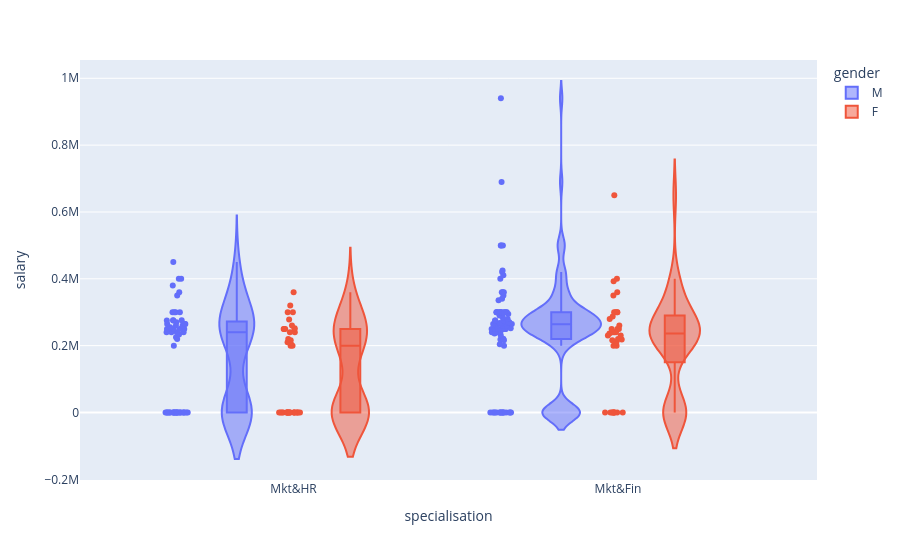

This figure's notebook cell:
### Code cell
px.violin(df, y='salary', x='specialisation', color='gender', box=True, points='all')

### Figure 1 — Plotly figure (JSON) as saved in the notebook; plotly's stock layout.template omitted (floating-point values rounded to 4 significant figures; data arrays with more than 128 entries replaced by an {"elided": "..."} marker saying what was removed)
{"data": [{"alignmentgroup": "True", "box": {"visible": true}, "hovertemplate": "gender=M<br>specialisation=%{x}<br>salary=%{y}<extra></extra>", "legendgroup": "M", "marker": {"color": "#636efa"}, "name": "M", "offsetgroup": "M", "orientation": "v", "points": "all", "scalegroup": "True", "showlegend": true, "type": "violin", "x": {"elided": "139 str values"}, "x0": " ", "xaxis": "x", "y": {"elided": "139 int values"}, "y0": " ", "yaxis": "y"}, {"alignmentgroup": "True", "box": {"visible": true}, "hovertemplate": "gender=F<br>specialisation=%{x}<br>salary=%{y}<extra></extra>", "legendgroup": "F", "marker": {"color": "#EF553B"}, "name": "F", "offsetgroup": "F", "orientation": "v", "points": "all", "scalegroup": "True", "showlegend": true, "type": "violin", "x": ["Mkt&Fin", "Mkt&HR", "Mkt&Fin", "Mkt&Fin", "Mkt&Fin", "Mkt&HR", "Mkt&Fin", "Mkt&HR", "Mkt&Fin", "Mkt&Fin", "Mkt&HR", "Mkt&HR", "Mkt&HR", "Mkt&Fin", "Mkt&HR", "Mkt&HR", "Mkt&HR", "Mkt&Fin", "Mkt&HR", "Mkt&Fin", "Mkt&HR", "Mkt&HR", "Mkt&HR", "Mkt&HR", "Mkt&HR", "Mkt&HR", "Mkt&Fin", "Mkt&HR", "Mkt&HR", "Mkt&Fin", "Mkt&HR", "Mkt&HR", "Mkt&Fin", "Mkt&HR", "Mkt&HR", "Mkt&Fin", "Mkt&Fin", "Mkt&Fin", "Mkt&Fin", "Mkt&Fin", "Mkt&HR", "Mkt&Fin", "Mkt&HR", "Mkt&Fin", "Mkt&Fin", "Mkt&HR", "Mkt&Fin", "Mkt&Fin", "Mkt&Fin", "Mkt&HR", "Mkt&Fin", "Mkt&Fin", "Mkt&HR", "Mkt&Fin", "Mkt&Fin", "Mkt&Fin", "Mkt&Fin", "Mkt&Fin", "Mkt&Fin", "Mkt&HR", "Mkt&HR", "Mkt&HR", "Mkt&HR", "Mkt&Fin", "Mkt&HR", "Mkt&HR", "Mkt&HR", "Mkt&Fin", "Mkt&Fin", "Mkt&Fin", "Mkt&HR", "Mkt&HR", "Mkt&HR", "Mkt&Fin", "Mkt&HR", "Mkt&HR"], "x0": " ", "xaxis": "x", "y": [0, 0, 218000, 200000, 0, 0, 393000, 360000, 300000, 0, 250000, 0, 278000, 260000, 300000, 320000, 240000, 287000, 0, 200000, 0, 0, 0, 200000, 0, 216000, 240000, 0, 0, 230000, 0, 240000, 400000, 210000, 210000, 300000, 230000, 300000, 0, 220000, 0, 300000, 250000, 280000, 216000, 250000, 236000, 350000, 210000, 250000, 360000, 250000, 200000, 0, 250000, 240000, 240000, 250000, 0, 0, 0, 0, 220000, 650000, 0, 0, 252000, 0, 0, 0, 300000, 260000, 0, 210000, 0, 204000], "y0": " ", "yaxis": "y"}], "layout": {"legend": {"title": {"text": "gender"}, "tracegroupgap": 0}, "margin": {"t": 60}, "violinmode": "group", "xaxis": {"anchor": "y", "domain": [0, 1], "title": {"text": "specialisation"}}, "yaxis": {"anchor": "x", "domain": [0, 1], "title": {"text": "salary"}}}}
